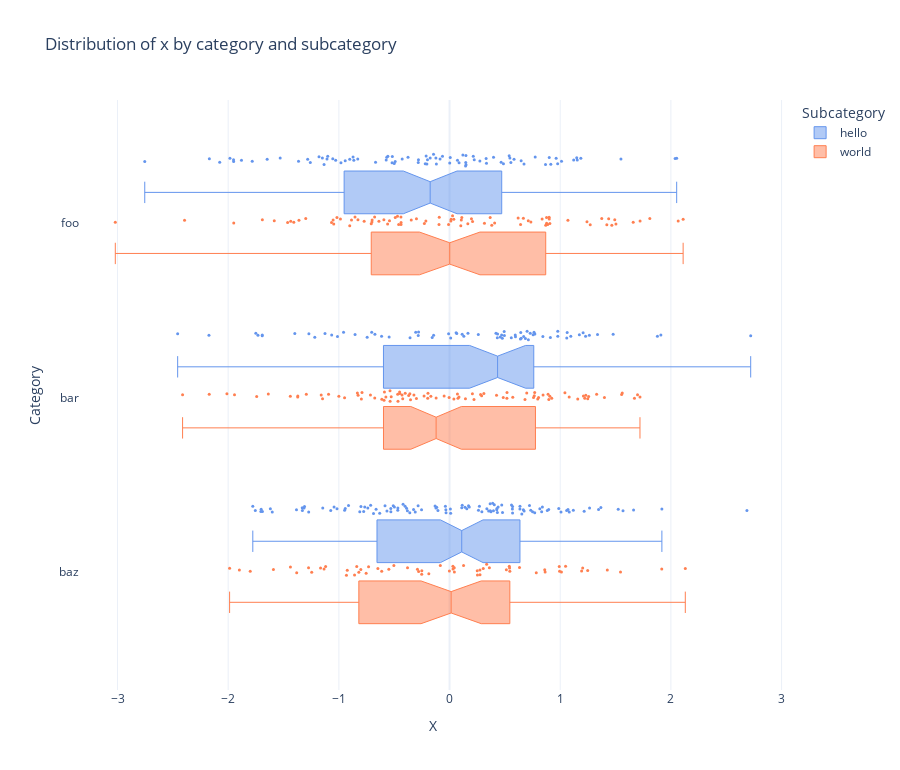

Here is the notebook cell this chart was saved with:
### Code cell
# Horizontal box plot with multiple categories

d_plot = d_plot
val_name = "x"
cat_name = "category"
cat_values = ["foo", "bar", "baz"]
subcat_name = "subcategory"
subcat_values = ["hello", "world"]
colors = ["cornflowerblue", "coral"]
if (
    len(
        d_plot[
            (d_plot[cat_name].isin(cat_values))
            & (d_plot[subcat_name].isin(subcat_values))
        ]
    )
    > 2000
):
    raise ValueError("Too many values to plot")

fig = go.Figure()
for i, subcategory in enumerate(subcat_values):
    fig.add_trace(
        go.Box(
            x=d_plot[
                (d_plot[cat_name].isin(cat_values))
                & (d_plot[subcat_name] == subcategory)
            ][val_name],
            y=d_plot[
                (d_plot[cat_name].isin(cat_values))
                & (d_plot[subcat_name] == subcategory)
            ][cat_name],
            name=subcategory,
            showlegend=True,
            boxpoints="all",
            line_width=1,
            marker=dict(color=colors[i], size=3),
            notched=True,
        )
    )
fig.update_layout(
    boxmode="group",
    template="plotly_white",
    width=900,
    height=50 + len(cat_values) * len(subcat_values) * 120,
    title=f"Distribution of {val_name} by {cat_name} and {subcat_name}",
    legend_title=subcat_name.capitalize(),
    showlegend=True,
)
fig.update_traces(orientation="h")
fig.update_xaxes(title=val_name.capitalize(), range=None, dtick=None)
fig.update_yaxes(
    title=cat_name.capitalize(),
    autorange="reversed",
    categoryorder="array",
    categoryarray=cat_values,
)
fig.show()

### Figure 1 — Plotly figure (JSON) as saved in the notebook; plotly's stock layout.template omitted (floating-point values rounded to 4 significant figures; data arrays with more than 128 entries replaced by an {"elided": "..."} marker saying what was removed)
{"data": [{"boxpoints": "all", "line": {"width": 1}, "marker": {"color": "cornflowerblue", "size": 3}, "name": "hello", "notched": true, "orientation": "h", "showlegend": true, "type": "box", "x": {"elided": "267 float values"}, "y": {"elided": "267 str values"}}, {"boxpoints": "all", "line": {"width": 1}, "marker": {"color": "coral", "size": 3}, "name": "world", "notched": true, "orientation": "h", "showlegend": true, "type": "box", "x": {"elided": "233 float values"}, "y": {"elided": "233 str values"}}], "layout": {"boxmode": "group", "height": 770, "legend": {"title": {"text": "Subcategory"}}, "showlegend": true, "title": {"text": "Distribution of x by category and subcategory"}, "width": 900, "xaxis": {"title": {"text": "X"}}, "yaxis": {"autorange": "reversed", "categoryarray": ["foo", "bar", "baz"], "categoryorder": "array", "title": {"text": "Category"}}}}
